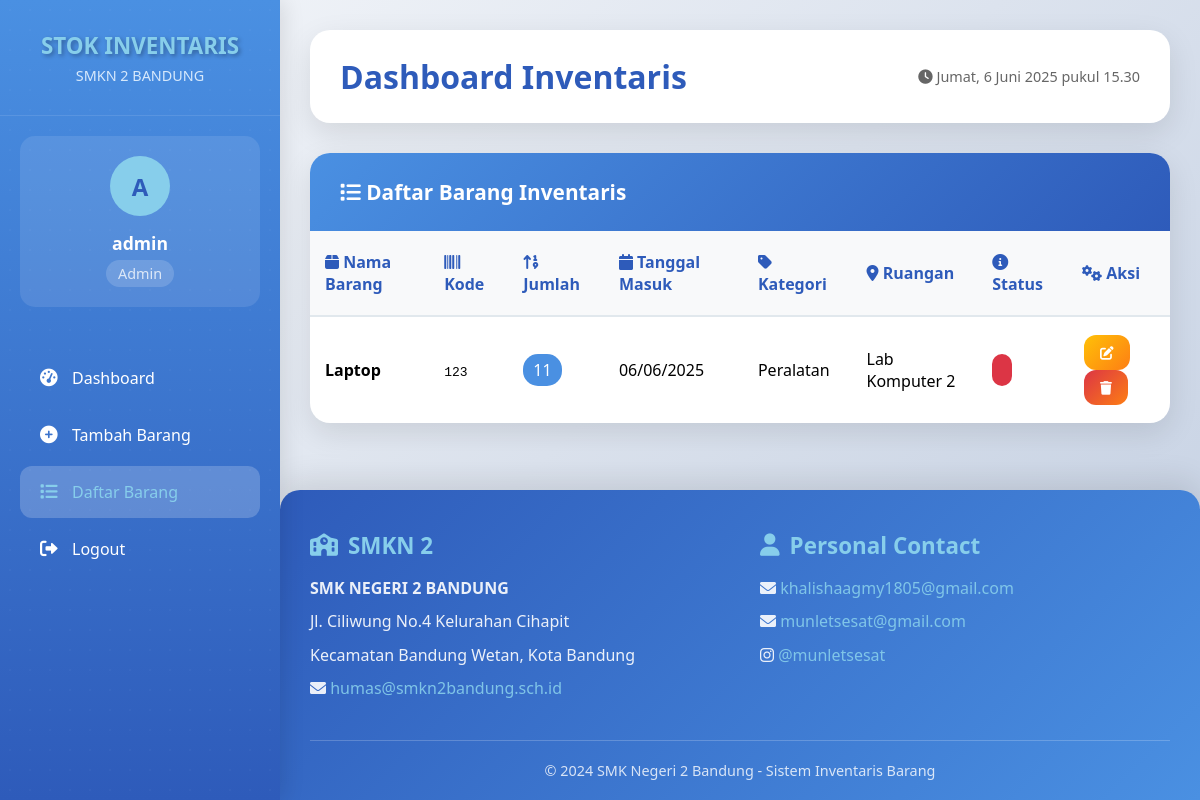
Page /inventaris/views/dashboard.php?section=daftar-barang (signed in) on the committed database.
### tables this page shows
CREATE TABLE `barang` (
  `ID_barang` int(11) NOT NULL,
  `nama_barang` varchar(100) NOT NULL,
  `kode_barang` varchar(100) NOT NULL,
  `jumlah` int(11) NOT NULL,
  `tanggal_masuk` date NOT NULL,
  `status_barang` varchar(50) NOT NULL,
  `ID_kategori` int(11) DEFAULT NULL,
  `ID_ruangan` int(11) DEFAULT NULL,
  `created_at` timestamp NULL DEFAULT NULL,
  `updated_at` timestamp NULL DEFAULT NULL
);

CREATE TABLE `kategori` (
  `ID_kategori` int(11) NOT NULL,
  `nama_kategori` varchar(100) NOT NULL,
  `created_at` timestamp NULL DEFAULT NULL,
  `updated_at` timestamp NULL DEFAULT NULL
);

CREATE TABLE `ruangan` (
  `ID_ruangan` int(11) NOT NULL,
  `nama_ruangan` varchar(100) NOT NULL,
  `jumlah_di_ruangan` int(11) DEFAULT 0,
  `created_at` timestamp NULL DEFAULT NULL,
  `updated_at` timestamp NULL DEFAULT NULL
);

### inventaris/views/dashboard.php (the view, shortened to what this page needs)
<?php
require_once '../config/db.php';
$user = $_SESSION['user'];
$barang = mysqli_query($conn, "SELECT b.*, k.nama_kategori, r.nama_ruangan FROM barang b
    JOIN kategori k ON b.ID_kategori = k.ID_kategori
    JOIN ruangan r ON b.ID_ruangan = r.ID_ruangan");
$current_section = isset($_GET['section']) ? $_GET['section'] : 'dashboard';
?>
<!DOCTYPE html>
<html lang="id">
<head>
  <link href="https://cdnjs.cloudflare.com/ajax/libs/font-awesome/6.0.0/css/all.min.css" rel="stylesheet">
</head>
<body>
  <div class="dashboard-container">
    <nav class="sidebar">
      <div class="sidebar-header">
        <div class="sidebar-title">STOK INVENTARIS</div>
        <div class="sidebar-subtitle">SMKN 2 BANDUNG</div>
      </div>
      <div class="user-info">
        <div class="user-avatar">
          <?= strtoupper(substr($user['username'], 0, 1)) ?>
        </div>
        <div class="user-name"><?= htmlspecialchars($user['username']) ?></div>
        <div class="user-role"><?= $user['role'] ?></div>
      </div>
      <div class="sidebar-nav">
        <div class="nav-item">
          <a href="?section=dashboard" class="nav-link <?= $current_section == 'dashboard' ? 'active' : '' ?>">
            <i class="fas fa-tachometer-alt"></i>
            Dashboard
          </a>
        </div>
        <?php if ($user['role'] === 'Admin'): ?>
        <div class="nav-item">
          <a href="?section=tambah-barang" class="nav-link <?= $current_section == 'tambah-barang' ? 'active' : '' ?>">
            <i class="fas fa-plus-circle"></i>
            Tambah Barang
          </a>
        </div>
        <?php endif; ?>
        <div class="nav-item">
          <a href="?section=daftar-barang" class="nav-link <?= $current_section == 'daftar-barang' ? 'active' : '' ?>">
            <i class="fas fa-list"></i>
            Daftar Barang
          </a>
        </div>
        <div class="nav-item">
          <a href="../logout.php" class="nav-link" onclick="return confirm('Yakin ingin logout?')">
            <i class="fas fa-sign-out-alt"></i>
            Logout
          </a>
        </div>
      </div>
    </nav>
    <div class="content-wrapper">
      <main class="main-content">
        <div class="header">
          <h1 class="header-title">Dashboard Inventaris</h1>
          <div class="header-time">
            <i class="fas fa-clock"></i>
            <span id="current-time"></span>
          </div>
        </div>
        <?php if ($current_section == 'daftar-barang'): ?>
        <section id="daftar-barang-section">
          <div class="table-card">
            <div class="table-header">
              <i class="fas fa-list"></i>
              Daftar Barang Inventaris
            </div>
            <div class="table-container">
              <table class="table">
                <thead>
                  <tr>
                    <th><i class="fas fa-box"></i> Nama Barang</th>
                    <th><i class="fas fa-barcode"></i> Kode</th>
                    <th><i class="fas fa-sort-numeric-up"></i> Jumlah</th>
                    <th><i class="fas fa-calendar"></i> Tanggal Masuk</th>
                    <th><i class="fas fa-tag"></i> Kategori</th>
                    <th><i class="fas fa-map-marker-alt"></i> Ruangan</th>
                    <th><i class="fas fa-info-circle"></i> Status</th>
                    <?php if ($user['role'] === 'Admin'): ?><th><i class="fas fa-cogs"></i> Aksi</th><?php endif; ?>
                  </tr>
                </thead>
                <tbody>
                  <?php
                  mysqli_data_seek($barang, 0);
                  while ($b = mysqli_fetch_assoc($barang)): ?>
                    <tr>
                      <td><strong><?= htmlspecialchars($b['nama_barang']) ?></strong></td>
                      <td><code><?= htmlspecialchars($b['kode_barang']) ?></code></td>
                      <td><span class="badge" style="background: #4A90E2; color: white; padding: 5px 10px; border-radius: 15px;"><?= $b['jumlah'] ?></span></td>
                      <td><?= date('d/m/Y', strtotime($b['tanggal_masuk'])) ?></td>
                      <td><?= htmlspecialchars($b['nama_kategori']) ?></td>
                      <td><?= htmlspecialchars($b['nama_ruangan']) ?></td>
                      <td>
                        <span class="badge" style="background: <?= $b['status_barang'] == 'Baik' ? '#28a745' : '#dc3545' ?>; color: white; padding: 5px 10px; border-radius: 15px;">
                        </span>
                      </td>
                      <?php if ($user['role'] === 'Admin'): ?>
                      <td>
                        <a href="../edit.php?id=<?= $b['ID_barang'] ?>" class="btn btn-warning btn-sm">
                          <i class="fas fa-edit"></i>
                        </a>
                        <a href="../delete.php?id=<?= $b['ID_barang'] ?>" onclick="return confirm('Yakin ingin hapus?')" class="btn btn-danger btn-sm">
                          <i class="fas fa-trash"></i>
                        </a>
                      </td>
                      <?php endif; ?>
                    </tr>
                  <?php endwhile; ?>
                </tbody>
              </table>
            </div>
          </div>
        </section>
        <?php endif; ?>
      </main>
      <footer class="footer">
        <div class="footer-content">
          <div class="footer-section">
            <h3><i class="fas fa-school"></i> SMKN 2</h3>
            <p><strong>SMK NEGERI 2 BANDUNG</strong></p>
            <p>Jl. Ciliwung No.4 Kelurahan Cihapit</p>
            <p>Kecamatan Bandung Wetan, Kota Bandung</p>
            <p><i class="fas fa-envelope"></i> <a href="mailto:humas@smkn2bandung.sch.id">humas@smkn2bandung.sch.id</a></p>
          </div>
          <div class="footer-section">
            <h3><i class="fas fa-user"></i> Personal Contact</h3>
            <p><i class="fas fa-envelope"></i> <a href="mailto:khalishaagmy1805@gmail.com">khalishaagmy1805@gmail.com</a></p>
            <p><i class="fas fa-envelope"></i> <a href="mailto:munletsesat@gmail.com">munletsesat@gmail.com</a></p>
            <p><i class="fab fa-instagram"></i> <a href="https://www.instagram.com/munletsesat/" target="_blank">@munletsesat</a></p>
          </div>
        </div>
        <div class="footer-divider"></div>
        <div class="footer-bottom">
          <p>&copy; 2024 SMK Negeri 2 Bandung - Sistem Inventaris Barang</p>
        </div>
      </footer>
    </div>
  </div>
</body>
</html>

### inventaris/views/dashboard.php (style rules this page uses)
* { margin: 0; padding: 0; box-sizing: border-box; }
body { font-family: 'Segoe UI', Tahoma, Geneva, Verdana, sans-serif; background: linear-gradient(135deg, #f5f7fa 0%, #c3cfe2 100%); min-height: 100vh; }
.dashboard-container { display: flex; min-height: 100vh; }
.sidebar { width: 280px; background: linear-gradient(180deg, #4A90E2 0%, #2E5BBA 100%); color: white; padding: 0; box-shadow: 4px 0 20px rgba(0,0,0,0.1); position: relative; overflow: hidden; }
.sidebar::before { content: ''; position: absolute; top: 0; left: 0; right: 0; bottom: 0; background-image: radial-gradient(circle, rgba(255,255,255,0.1) 1px, transparent 1px); background-size: 20px 20px; opacity: 0.3; }
.sidebar-header { padding: 30px 25px; text-align: center; border-bottom: 1px solid rgba(255,255,255,0.1); position: relative; z-index: 1; }
.sidebar-title { font-size: 1.4rem; font-weight: bold; margin-bottom: 5px; color: #87CEEB; text-shadow: 2px 2px 4px rgba(0,0,0,0.3); }
.sidebar-subtitle { font-size: 0.9rem; opacity: 0.9; color: #E6F3FF; }
.user-info { padding: 20px 25px; background: rgba(255,255,255,0.1); margin: 20px; border-radius: 15px; text-align: center; position: relative; z-index: 1; }
.user-avatar { width: 60px; height: 60px; background: #87CEEB; border-radius: 50%; display: flex; align-items: center; justify-content: center; margin: 0 auto 15px; font-size: 1.5rem; color: #2E5BBA; font-weight: bold; }
.user-name { font-weight: bold; font-size: 1.1rem; margin-bottom: 5px; }
.user-role { font-size: 0.9rem; opacity: 0.8; background: rgba(255,255,255,0.2); padding: 4px 12px; border-radius: 20px; display: inline-block; }
.sidebar-nav { padding: 20px 0; position: relative; z-index: 1; }
.nav-item { margin: 5px 20px; }
.nav-link { display: flex; align-items: center; padding: 15px 20px; color: white; text-decoration: none; border-radius: 12px; transition: all 0.3s ease; font-weight: 500; }
.nav-link.active { background: rgba(255,255,255,0.2); color: #87CEEB; }
.nav-link i { margin-right: 12px; font-size: 1.1rem; width: 20px; }
.content-wrapper { flex: 1; display: flex; flex-direction: column; min-height: 100vh; }
.main-content { flex: 1; padding: 30px; overflow-y: auto; }
.header { background: white; padding: 25px 30px; border-radius: 20px; box-shadow: 0 10px 30px rgba(0,0,0,0.1); margin-bottom: 30px; display: flex; justify-content: space-between; align-items: center; }
.header-title { font-size: 2rem; font-weight: bold; color: #2E5BBA; margin: 0; }
.header-time { color: #666; font-size: 0.9rem; }
.btn { padding: 15px 30px; border: none; border-radius: 12px; font-weight: 600; font-size: 1rem; cursor: pointer; transition: all 0.3s ease; text-decoration: none; display: inline-block; text-align: center; }
.btn-warning { background: linear-gradient(135deg, #ffc107, #fd7e14); color: white; }
.btn-danger { background: linear-gradient(135deg, #dc3545, #fd7e14); color: white; }
.btn-sm { padding: 8px 16px; font-size: 0.85rem; margin: 0 2px; }
.table-card { background: white; border-radius: 20px; box-shadow: 0 10px 30px rgba(0,0,0,0.1); overflow: hidden; }
.table-header { background: linear-gradient(135deg, #4A90E2, #2E5BBA); color: white; padding: 25px 30px; font-size: 1.3rem; font-weight: bold; }
.table-container { overflow-x: auto; }
.table { width: 100%; margin: 0; border-collapse: collapse; }
.table th { background: #f8f9fa; padding: 20px 15px; font-weight: 600; color: #2E5BBA; text-align: left; border-bottom: 2px solid #e1e8ed; }
.table td { padding: 18px 15px; border-bottom: 1px solid #e1e8ed; vertical-align: middle; }
.table tr:last-child td { border-bottom: none; }
.footer { margin-top: auto; background: linear-gradient(135deg, #2E5BBA 0%, #4A90E2 100%); color: white; padding: 40px 30px 20px; border-radius: 20px 20px 0 0; box-shadow: 0 -10px 30px rgba(0,0,0,0.1); }
.footer-content { display: grid; grid-template-columns: 1fr 1fr; gap: 40px; margin-bottom: 30px; }
.footer-section h3 { font-size: 1.4rem; font-weight: bold; margin-bottom: 15px; color: #87CEEB; display: flex; align-items: center; gap: 10px; }
.footer-section p { margin-bottom: 8px; line-height: 1.6; opacity: 0.9; }
.footer-section a { color: #87CEEB; text-decoration: none; transition: color 0.3s ease; }
.footer-divider { height: 1px; background: rgba(255,255,255,0.2); margin: 20px 0; }
.footer-bottom { text-align: center; font-size: 0.9rem; opacity: 0.8; }

### rows in the picture
barang: nama_barang "Laptop", kode_barang "123", jumlah "11", tanggal_masuk "06/06/2025", ID_kategori.nama_kategori "Peralatan", ID_ruangan.nama_ruangan "Lab Komputer 2"

### other values in the picture
substr($user['username'], 0, 1) "A"
$user['username'] "admin"
$user['role'] "Admin"
